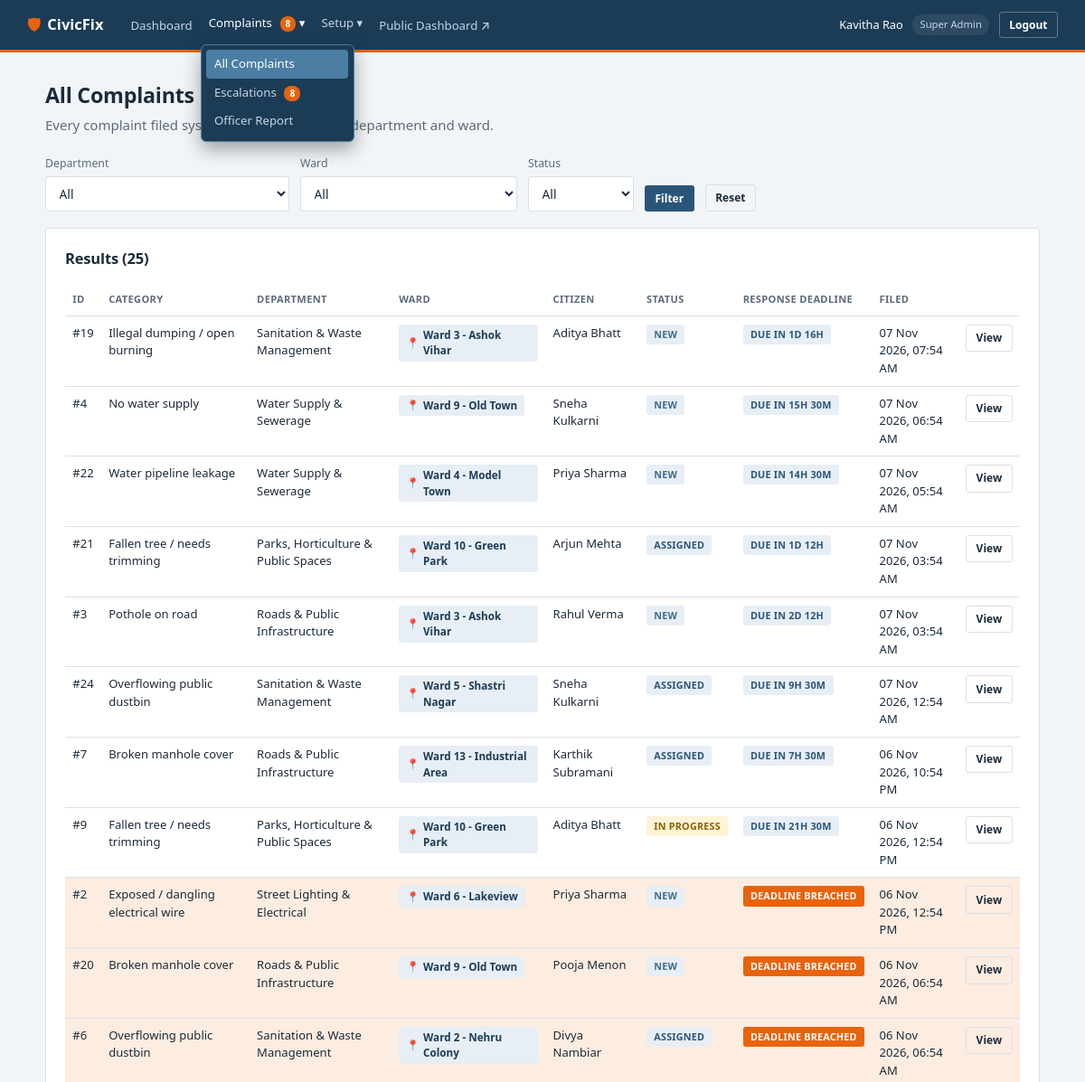
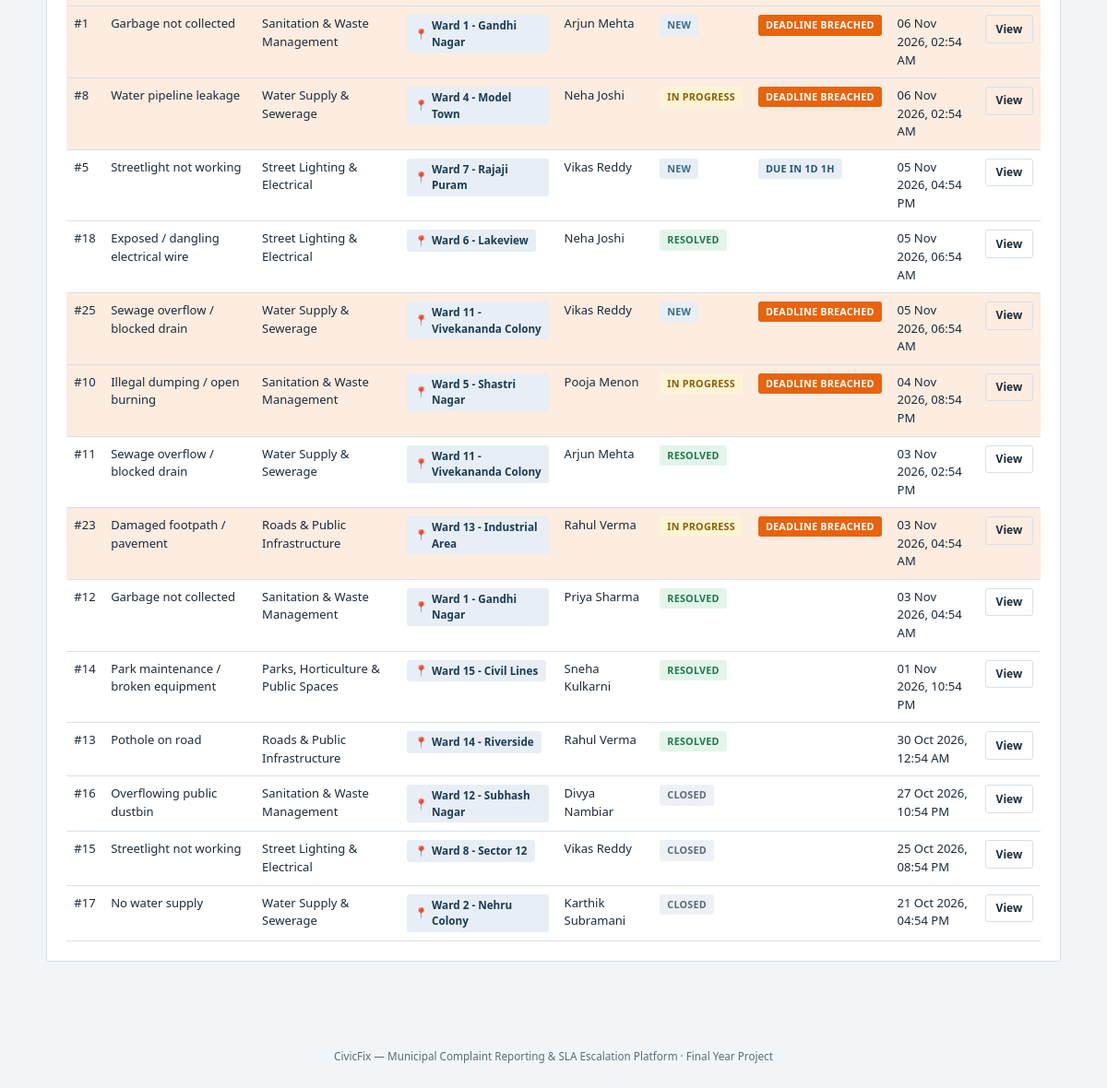
/index.php?route=admin/complaints (signed in), run on the app's committed database (2 pictures, top to bottom).
### tables this page shows
CREATE TABLE complaints (
    id                      INT AUTO_INCREMENT PRIMARY KEY,
    citizen_id              INT NOT NULL,
    category_id             INT NOT NULL,
    department_id           INT NOT NULL,    
    ward_id                 INT NOT NULL,
    address_line            VARCHAR(255) NOT NULL,
    description             TEXT NOT NULL,
    photo_path              VARCHAR(255) NULL,
    status                  ENUM('new','assigned','in_progress','resolved','closed') NOT NULL DEFAULT 'new',
    assigned_officer_id     INT NULL,
    resolution_photo_path   VARCHAR(255) NULL,
    resolved_at             DATETIME NULL,
    closed_at               DATETIME NULL,
    citizen_rating          TINYINT UNSIGNED NULL,           
    citizen_rating_comment  VARCHAR(500) NULL,
    reopen_count            TINYINT UNSIGNED NOT NULL DEFAULT 0,  
    created_at              TIMESTAMP NOT NULL DEFAULT CURRENT_TIMESTAMP,
    FOREIGN KEY (citizen_id) REFERENCES users(id),
    FOREIGN KEY (category_id) REFERENCES categories(id),
    FOREIGN KEY (department_id) REFERENCES departments(id),
    FOREIGN KEY (ward_id) REFERENCES wards(id),
    FOREIGN KEY (assigned_officer_id) REFERENCES users(id),
    KEY idx_complaints_department_status (department_id, status),
    KEY idx_complaints_citizen (citizen_id),
    KEY idx_complaints_ward (ward_id),
    KEY idx_complaints_status (status)
);

CREATE TABLE categories (
    id            INT AUTO_INCREMENT PRIMARY KEY,
    name          VARCHAR(150) NOT NULL,
    department_id INT NOT NULL,
    sla_hours     INT NOT NULL,            
    created_at    TIMESTAMP NOT NULL DEFAULT CURRENT_TIMESTAMP,
    FOREIGN KEY (department_id) REFERENCES departments(id),
    KEY idx_categories_department (department_id)
);

CREATE TABLE departments (
    id            INT AUTO_INCREMENT PRIMARY KEY,
    name          VARCHAR(120) NOT NULL UNIQUE,
    description   VARCHAR(255) NULL,
    created_at    TIMESTAMP NOT NULL DEFAULT CURRENT_TIMESTAMP
);

CREATE TABLE wards (
    id            INT AUTO_INCREMENT PRIMARY KEY,
    name          VARCHAR(100) NOT NULL UNIQUE,
    created_at    TIMESTAMP NOT NULL DEFAULT CURRENT_TIMESTAMP
);

CREATE TABLE users (
    id            INT AUTO_INCREMENT PRIMARY KEY,
    name          VARCHAR(100) NOT NULL,
    email         VARCHAR(150) NOT NULL UNIQUE,
    password      VARCHAR(255) NOT NULL,
    role          ENUM('super_admin','officer','citizen') NOT NULL,
    phone         VARCHAR(20) NULL,
    department_id INT NULL,                
    status        ENUM('active','inactive') NOT NULL DEFAULT 'active',
    created_at    TIMESTAMP NOT NULL DEFAULT CURRENT_TIMESTAMP
);

### app/views/admin/complaints.php (the view, shortened to what the rows shown need)
<?php $pageTitle = 'All Complaints'; require __DIR__ . '/../partials/header.php'; require __DIR__ . '/../partials/navbar.php'; ?>
<main class="page">
    <h1>All Complaints</h1>
    <div class="card">
        <div class="card-head"><h2>Results (<?= count($complaints) ?>)</h2></div>
        <?php if (empty($complaints)): ?>
            <p class="empty-state">No complaints match these filters.</p>
        <?php else: ?>
        <div class="table-scroll">
        <table class="data-table">
            <tr><th>ID</th><th>Category</th><th>Department</th><th>Ward</th><th>Citizen</th><th>Status</th><th>Response Deadline</th><th>Filed</th><th></th></tr>
            <?php foreach ($complaints as $c): $breached = Complaint::isBreached($c); ?>
                <tr class="<?= $breached ? 'row-breached' : '' ?>">
                    <td>#<?= (int)$c['id'] ?></td>
                    <td><?= e($c['category_name']) ?></td>
                    <td><?= e($c['department_name']) ?></td>
                    <td><span class="badge-ward"><?= e($c['ward_name']) ?></span></td>
                    <td><?= e($c['citizen_name']) ?></td>
                    <td><span class="badge badge-<?= e($c['status']) ?>"><?= e(status_label($c['status'])) ?></span></td>
                    <td><?= sla_badge($c) ?></td>
                    <td><?= format_datetime($c['created_at']) ?></td>
                    <td><a class="btn btn-ghost btn-sm" href="/index.php?route=admin/complaints/view&id=<?= (int)$c['id'] ?>">View</a></td>
                </tr>
            <?php endforeach; ?>
        </table>
        </div>
        <?php endif; ?>
    </div>
</main>
<?php require __DIR__ . '/../partials/footer.php'; ?>

### app/views/partials/navbar.php (shortened to what the rows shown need)
<?php
$role = Auth::role();
$navGroups = [];
$escalationCount = null;
if ($role === 'super_admin') {
    $navGroups = [
        'Complaints' => [
            'admin/complaints'       => 'All Complaints',
            'admin/escalations'      => 'Escalations',
            'admin/reports/officers' => 'Officer Report',
        ],
        'Setup' => [
            'admin/departments' => 'Departments',
            'admin/categories'  => 'Categories',
            'admin/wards'       => 'Wards',
            'admin/officers'    => 'Officers',
        ],
    ];
    $escalationCount = count(Complaint::escalations());
} elseif ($role === 'citizen') {
    $navItems = [
        'citizen/dashboard'       => 'My Complaints',
        'citizen/complaints/new'  => 'File a Complaint',
    ];
}
$currentRoute = $_GET['route'] ?? '';
?>
<nav class="navbar">
    <ul class="navbar-links">
        <?php foreach ($navGroups as $groupLabel => $groupItems): ?>
            <?php $groupIsActive = array_key_exists($currentRoute, $groupItems); ?>
            <li>
                <details class="nav-dropdown" <?= $groupIsActive ? 'open' : '' ?>>
                    <summary class="<?= $groupIsActive ? 'active' : '' ?>">
                        <?= e($groupLabel) ?>
                        <?php if (array_key_exists('admin/escalations', $groupItems) && $escalationCount): ?>
                            <span class="nav-badge"><?= (int)$escalationCount ?></span>
                        <?php endif; ?>
                    </summary>
                    <div class="nav-dropdown-menu">
                        <?php foreach ($groupItems as $route => $label): ?>
                            <a href="/index.php?route=<?= e($route) ?>" class="<?= $currentRoute === $route ? 'active' : '' ?>">
                                <?= e($label) ?>
                                <?php if ($route === 'admin/escalations' && $escalationCount): ?>
                                    <span class="nav-badge"><?= (int)$escalationCount ?></span>
                                <?php endif; ?>
                            </a>
                        <?php endforeach; ?>
                    </div>
                </details>
            </li>
        <?php endforeach; ?>
    </ul>
</nav>

### core/helpers.php (shortened to what the rows shown need)
<?php
function e(?string $value): string
{
    return htmlspecialchars($value ?? '', ENT_QUOTES, 'UTF-8');
}
function format_datetime(?string $datetime): string
{
    $ts = strtotime($datetime);
    return $ts === false ? '-' : date('d M Y, h:i A', $ts);
}
function status_label(string $status): string
{
    return match ($status) {
        'new'         => 'New',
        'assigned'    => 'Assigned',
        'in_progress' => 'In Progress',
        'resolved'    => 'Resolved',
        'closed'      => 'Closed',
        default       => ucfirst($status),
    };
}
function sla_badge(array $complaint): string
{
    if (in_array($complaint['status'], ['resolved', 'closed'], true)) {
        return '';
    }
    if (Complaint::isBreached($complaint)) {
        return '<span class="badge badge-breach">Deadline Breached</span>';
    }
    $deadline = Complaint::slaDeadline($complaint);
    $remaining = duration_between(date('Y-m-d H:i:s'), date('Y-m-d H:i:s', $deadline));
    return '<span class="badge badge-new" style="background:var(--steel-light);color:var(--steel)">Due in ' . e($remaining) . '</span>';
}
function duration_between(string $start, ?string $end = null): string
{
    $startTs = strtotime($start);
    $endTs = $end !== null ? strtotime($end) : time();
    $seconds = $endTs - $startTs;
    $days = intdiv($seconds, 86400);
    $hours = intdiv($seconds % 86400, 3600);
    if ($days > 0) {
        return "{$days}d {$hours}h";
    }
    $minutes = intdiv($seconds % 3600, 60);
    if ($hours > 0) {
        return "{$hours}h {$minutes}m";
    }
    return "{$minutes}m";
}

### data on the page
complaints: groupLabel "Complaints", escalationCount "8", label "All Complaints", label "Escalations", label "Officer Report", id "23", category.name "Damaged footpath / pavement", department.name "Roads & Public Infrastructure", ward.name "Ward 13 - Industrial Area", citizen.name "Rahul Verma", status "IN PROGRESS", shows "DEADLINE BREACHED", created_at "03 Nov 2026, 04:54 AM"
complaints: id "19", category.name "Illegal dumping / open burning", department.name "Sanitation & Waste Management", ward.name "Ward 3 - Ashok Vihar", citizen.name "Aditya Bhatt", status "NEW", created_at.sla_hours "1D 16H", created_at "07 Nov 2026, 07:54 AM"
complaints: id "4", category.name "No water supply", department.name "Water Supply & Sewerage", ward.name "Ward 9 - Old Town", citizen.name "Sneha Kulkarni", status "NEW", created_at.sla_hours "15H 30M", created_at "07 Nov 2026, 06:54 AM"
complaints: id "22", category.name "Water pipeline leakage", department.name "Water Supply & Sewerage", ward.name "Ward 4 - Model Town", citizen.name "Priya Sharma", status "NEW", created_at.sla_hours "14H 30M", created_at "07 Nov 2026, 05:54 AM"
complaints: id "21", category.name "Fallen tree / needs trimming", department.name "Parks, Horticulture & Public Spaces", ward.name "Ward 10 - Green Park", citizen.name "Arjun Mehta", status "ASSIGNED", created_at.sla_hours "1D 12H", created_at "07 Nov 2026, 03:54 AM"
complaints: id "3", category.name "Pothole on road", department.name "Roads & Public Infrastructure", ward.name "Ward 3 - Ashok Vihar", citizen.name "Rahul Verma", status "NEW", created_at.sla_hours "2D 12H", created_at "07 Nov 2026, 03:54 AM"
complaints: id "24", category.name "Overflowing public dustbin", department.name "Sanitation & Waste Management", ward.name "Ward 5 - Shastri Nagar", citizen.name "Sneha Kulkarni", status "ASSIGNED", created_at.sla_hours "9H 30M", created_at "07 Nov 2026, 12:54 AM"
complaints: id "7", category.name "Broken manhole cover", department.name "Roads & Public Infrastructure", ward.name "Ward 13 - Industrial Area", citizen.name "Karthik Subramani", status "ASSIGNED", created_at.sla_hours "7H 30M", created_at "06 Nov 2026, 10:54 PM"
complaints: id "9", category.name "Fallen tree / needs trimming", department.name "Parks, Horticulture & Public Spaces", ward.name "Ward 10 - Green Park", citizen.name "Aditya Bhatt", status "IN PROGRESS", created_at.sla_hours "21H 30M", created_at "06 Nov 2026, 12:54 PM"
complaints: id "2", category.name "Exposed / dangling electrical wire", department.name "Street Lighting & Electrical", ward.name "Ward 6 - Lakeview", citizen.name "Priya Sharma", status "NEW", shows "DEADLINE BREACHED", created_at "06 Nov 2026, 12:54 PM"
complaints: id "20", category.name "Broken manhole cover", department.name "Roads & Public Infrastructure", ward.name "Ward 9 - Old Town", citizen.name "Pooja Menon", status "NEW", shows "DEADLINE BREACHED", created_at "06 Nov 2026, 06:54 AM"
complaints: id "6", category.name "Overflowing public dustbin", department.name "Sanitation & Waste Management", ward.name "Ward 2 - Nehru Colony", citizen.name "Divya Nambiar", status "ASSIGNED", shows "DEADLINE BREACHED", created_at "06 Nov 2026, 06:54 AM"
complaints: id "1", category.name "Garbage not collected", department.name "Sanitation & Waste Management", ward.name "Ward 1 - Gandhi Nagar", citizen.name "Arjun Mehta", status "NEW", shows "DEADLINE BREACHED", created_at "06 Nov 2026, 02:54 AM"
complaints: id "8", category.name "Water pipeline leakage", department.name "Water Supply & Sewerage", ward.name "Ward 4 - Model Town", citizen.name "Neha Joshi", status "IN PROGRESS", shows "DEADLINE BREACHED", created_at "06 Nov 2026, 02:54 AM"
complaints: id "5", category.name "Streetlight not working", department.name "Street Lighting & Electrical", ward.name "Ward 7 - Rajaji Puram", citizen.name "Vikas Reddy", status "NEW", created_at.sla_hours "1D 1H", created_at "05 Nov 2026, 04:54 PM"
complaints: id "18", category.name "Exposed / dangling electrical wire", department.name "Street Lighting & Electrical", ward.name "Ward 6 - Lakeview", citizen.name "Neha Joshi", status "RESOLVED", created_at "05 Nov 2026, 06:54 AM"
complaints: id "25", category.name "Sewage overflow / blocked drain", department.name "Water Supply & Sewerage", ward.name "Ward 11 - Vivekananda Colony", citizen.name "Vikas Reddy", status "NEW", shows "DEADLINE BREACHED", created_at "05 Nov 2026, 06:54 AM"
complaints: id "10", category.name "Illegal dumping / open burning", department.name "Sanitation & Waste Management", ward.name "Ward 5 - Shastri Nagar", citizen.name "Pooja Menon", status "IN PROGRESS", shows "DEADLINE BREACHED", created_at "04 Nov 2026, 08:54 PM"
complaints: id "11", category.name "Sewage overflow / blocked drain", department.name "Water Supply & Sewerage", ward.name "Ward 11 - Vivekananda Colony", citizen.name "Arjun Mehta", status "RESOLVED", created_at "03 Nov 2026, 02:54 PM"
complaints: id "12", category.name "Garbage not collected", department.name "Sanitation & Waste Management", ward.name "Ward 1 - Gandhi Nagar", citizen.name "Priya Sharma", status "RESOLVED", created_at "03 Nov 2026, 04:54 AM"
complaints: id "14", category.name "Park maintenance / broken equipment", department.name "Parks, Horticulture & Public Spaces", ward.name "Ward 15 - Civil Lines", citizen.name "Sneha Kulkarni", status "RESOLVED", created_at "01 Nov 2026, 10:54 PM"
complaints: id "13", category.name "Pothole on road", department.name "Roads & Public Infrastructure", ward.name "Ward 14 - Riverside", citizen.name "Rahul Verma", status "RESOLVED", created_at "30 Oct 2026, 12:54 AM"
complaints: id "16", category.name "Overflowing public dustbin", department.name "Sanitation & Waste Management", ward.name "Ward 12 - Subhash Nagar", citizen.name "Divya Nambiar", status "CLOSED", created_at "27 Oct 2026, 10:54 PM"
complaints: id "15", category.name "Streetlight not working", department.name "Street Lighting & Electrical", ward.name "Ward 8 - Sector 12", citizen.name "Vikas Reddy", status "CLOSED", created_at "25 Oct 2026, 08:54 PM"
complaints: id "17", category.name "No water supply", department.name "Water Supply & Sewerage", ward.name "Ward 2 - Nehru Colony", citizen.name "Karthik Subramani", status "CLOSED", created_at "21 Oct 2026, 04:54 PM"

### other printed values
$label "Dashboard"
$groupLabel "Setup"
Auth::name() "Kavitha Rao"
str_replace('_', ' ', $role) "Super Admin"
count($complaints) "25"
